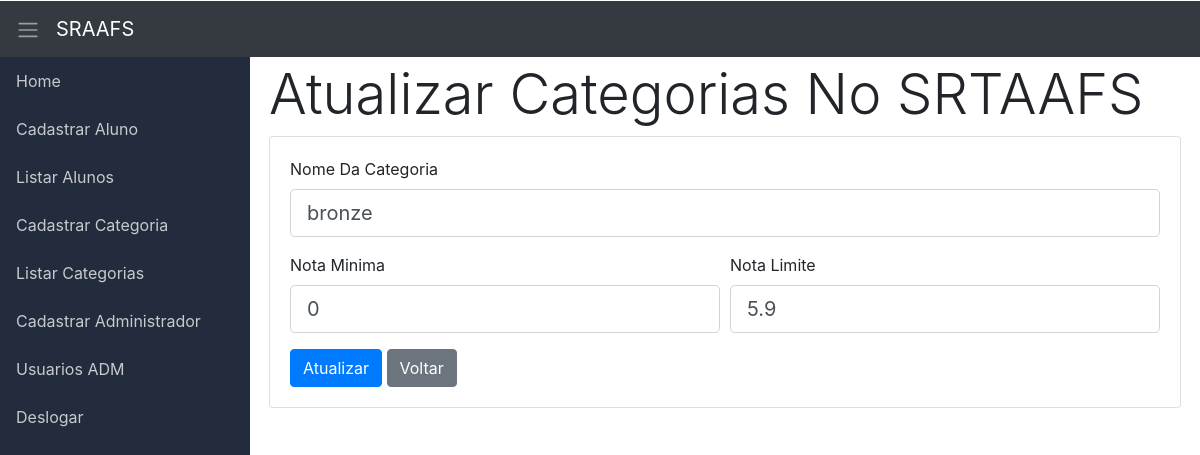
/ranking/updateCategorias.php?id=1, run on the app's committed database.
### tables this page shows
CREATE TABLE `categorias` (
  `id` int(11) NOT NULL,
  `nome` varchar(100) DEFAULT NULL,
  `notaLimite` double NOT NULL,
  `notaMinima` double NOT NULL
);

### ranking/conexao.php (called while the page is built)
<?php
class Conn
{
	private static $host = "localhost";
	private static $dbname = "ranking";
	private static $user = "root";
	private static $pass = "";
	private static $conn = null;
	private static function conectar()
	{
		if (self::$conn == null) {
			try {
			self::$conn = new PDO('mysql:host='.self::$host.';dbname='.self::$dbname.';charset=utf8',self::$user,self::$pass);
			} catch (Exception $e) {
				echo $e->getMessage();
			}
		}
		return self::$conn;
	}
	public static function getConn()
	{
		return self::conectar();
	}
}

### ranking/updateCategorias.php (the view, shortened to what this page needs)
<?php
require_once "conexao.php";
$c = new Conn();
 ?>
<!DOCTYPE html>
<html lang="pt-br">
<head>
	<link rel="stylesheet" href="css/bootstrap.css">
	<link rel="stylesheet" href="css/style.css">
</head>
<body style="padding-top: 1px;">
	<nav class="navbar navbar-expand navbar-dark bg-dark">
	  <a class="sidebar-toggle text-light mr-3" id="btn-toggle">
	  	<span class="navbar-toggler-icon"></span>
	  </a>
	  <a class="navbar-brand" href="index.html">SRAAFS</a>
	</nav>
	<div class="d-flex">
		<nav class="sidebar" id="menu-lateral">
			<ul class="list-unstyled">
				<li><a href="dashboard.php">Home</a></li>
				<li><a href="cadastrar.php">Cadastrar Aluno</a></li>
				<li><a href="listar.php">Listar Alunos</a></li>
				<li><a href="cadastrarCategorias.php">Cadastrar Categoria</a></li>
				<li><a href="listarCategorias.php">Listar Categorias</a></li>
				<li><a href="cadastrarUser.php">Cadastrar Administrador</a></li>
				<li><a href="listarUser.php">Usuarios ADM</a></li>
				<li><a href="sair.php">Deslogar</a></li>
			</ul>
		</nav>
		<div class="content p-1 w-100">
			<div class="container">
				<div class="row">
					<div class="col-sm-12">
						<h1 class="display-4">Atualizar Categorias No SRTAAFS</h1>
							<div class="card">
								<?php
								$id = $_GET['id'];
								$sqlSelect = "SELECT * FROM categorias WHERE id = '$id'";
								$select = $c->getConn()->prepare($sqlSelect);
								$select->execute();
								$result = $select->fetch(PDO::FETCH_ASSOC);
								 ?>
								<div class="card-body">
									<form method="POST" action="DAOcategorias.php">
										<div class="form-group form-row">
											<div class="col-md-12">
												<label>Nome Da Categoria</label>
												<input type="text" maxlength="100" name="nome" class="form-control form-control-lg" value="<?php echo $result['nome'];?>">
											</div>
										</div>
										<div class="form-group form-row">
											<div class="col-md-6">
												<label>Nota Minima</label>
												<input type="text" name="notaMinima" maxlength="4" class="form-control form-control-lg" value="<?php echo $result['notaMinima'];?>">
											</div>
											<div class="col-md-6">
												<label>Nota Limite</label>
												<input type="text" maxlength="4" name="notaLimite" class="form-control form-control-lg" value="<?php echo $result['notaLimite'];?>">
											</div>
										</div>
										<button class="btn btn-primary" name="btn-atualizar">
											Atualizar
										</button>
										<a href="listarCategorias.php" class="btn btn-secondary">Voltar</a>
									</form>
								</div>
							</div>
						</div>
					</div>
				</div>
			</div>
		</div>
</body>
</html>

### ranking/css/style.css (style rules this page uses)
.sidebar { background-color: #222c3c; min-width: 250px; max-width: 250px; min-height: calc(100vh - 57px); transition: all 0.3s; }
.sidebar ul li a { display: block; padding: 0.75rem 1rem; color: #c7cace; text-decoration: none; }

### data on the page
categorias: nome "bronze", notaMinima "0", notaLimite "5.9"
